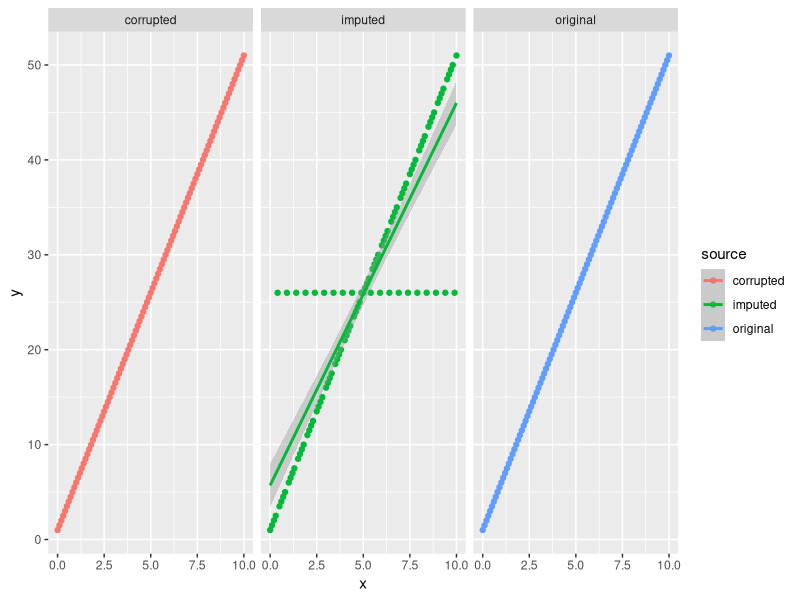

Recreate this plot in R.
## ---- chunk 1
knitr::opts_chunk$set(echo = TRUE)
## ---- chunk 2
library(tidyverse)

impute_by_median<-function(x){
  
  mu<-median(x,na.rm=1) # first compute the median of x
  
  impute_f<-function(z){ # coordinate-wise imputation
    if(is.na(z)){
      return(mu) # if z is na replace with median
    }else{
      return(z) # otherwise leave in lace
    }
  }
  return(map_dbl(x,impute_f)) # apply the map function to impute across vector
}

v<-c(1,2,NA,4)
impute_by_median(v)

x<-c(seq(0,10,0.1))
y<-c(seq(1,51,0.5))
df_xy<-data.frame(x,y)
df_xy%>%head(5)

df_xy%>%
  mutate(z=map2_dbl(x,y,~.x+.y)) %>%
  head(5)
  
sometimes_missing<-function(index,value){
  if(index%%5==0){
    return(NA)
  }else{
    return(value)
  }
}

sometimes_missing(14,25)
sometimes_missing(15,25)

df_xy_missing<-data.frame(x,y)
df_xy_missing%>%
  select(x) %>%
  mutate(z=map2_dbl(row_number(y),y,sometimes_missing)) %>%
  rename(y=z) %>%
  head(10)

df_xy_impute<-data.frame(x,y=impute_by_median(map2_dbl(row_number(y),y,sometimes_missing)))
df_xy_impute%>%
  head(10)

df_xy<-df_xy%>%
  mutate(source="original")

df_xy_missing<-df_xy_missing%>%
  mutate(source="corrupted")

df_xy_impute<-df_xy_impute%>%
  mutate(source="imputed")

df_combined<-rbind(df_xy,df_xy_missing,df_xy_impute)

ggplot(df_combined,aes(x=x,y=y,color=source))+geom_point()+facet_wrap(~source)+geom_smooth(method="lm")
